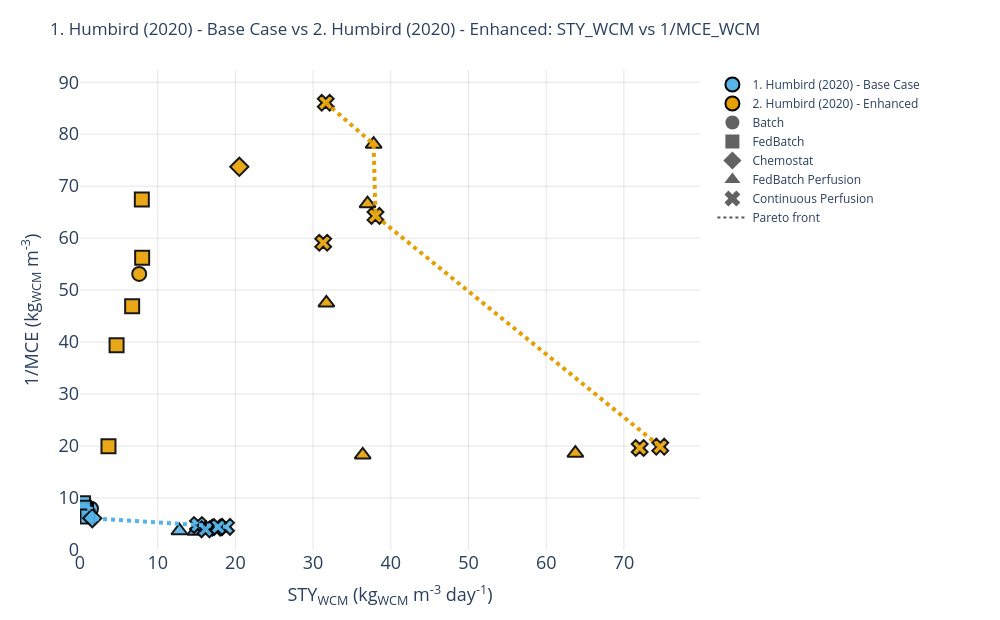

The notebook cell saved with this chart:
### Code cell
# STY_WCM vs 1/MCE (WCM) Pareto Front

MCE_CONFIG = {
    "source_column": "medium_conversion_efficiency_m3_kg_WCM",
    "inverse_column": "inverse_medium_conversion_efficiency_kg_m3_WCM",
    "metric_name": "medium conversion efficiency (WCM)",
    "abbreviation": "MCE_WCM",
    "inverse_label": "1/MCE (kg<sub>WCM</sub> m<sup>-3</sup>)",
    "show_meat_benchmarks": SHOW_MEAT_BENCHMARKS,
}
MCE_OUTPUT_PATH = OUTPUT_DIR / f"pareto_{CAMPAIGN_SLUG}_sty_wcm_vs_inverse_medium_conversion_wcm.svg"

fig_mce, fronts_mce = create_conversion_pareto_figure(points_all, **MCE_CONFIG)
fig_mce.show()
export_figure(fig_mce, MCE_OUTPUT_PATH)

### Figure 1 — Plotly figure (JSON) as saved in the notebook; plotly's stock layout.template omitted (floating-point values rounded to 4 significant figures)
{"data": [{"customdata": [["1. Humbird (2020) - Base Case", "Batch", "batch", 0.1261]], "hovertemplate": "<b>%{customdata[0]}</b><br>Mode: %{customdata[1]}<br>Run: %{customdata[2]}<br>Medium conversion efficiency (wcm): %{customdata[3]:.2f}<br>STY<sub>WCM</sub>: %{x:.2f} kg/m³/day<br>1/MCE_WCM: %{y:.2f}<extra></extra>", "marker": {"color": "#56B4E9", "line": {"color": "black", "width": 2}, "opacity": 0.9, "size": 14, "symbol": "circle"}, "mode": "markers", "showlegend": false, "type": "scatter", "x": [1.414], "y": [7.93]}, {"customdata": [["1. Humbird (2020) - Base Case", "FedBatch", "fedbatch_constant", 0.1297], ["1. Humbird (2020) - Base Case", "FedBatch", "fedbatch_csfr", 0.1112], ["1. Humbird (2020) - Base Case", "FedBatch", "fedbatch_exponential", 0.1302], ["1. Humbird (2020) - Base Case", "FedBatch", "fedbatch_gsp", 0.1228], ["1. Humbird (2020) - Base Case", "FedBatch", "fedbatch_linear", 0.1548]], "hovertemplate": "<b>%{customdata[0]}</b><br>Mode: %{customdata[1]}<br>Run: %{customdata[2]}<br>Medium conversion efficiency (wcm): %{customdata[3]:.2f}<br>STY<sub>WCM</sub>: %{x:.2f} kg/m³/day<br>1/MCE_WCM: %{y:.2f}<extra></extra>", "marker": {"color": "#56B4E9", "line": {"color": "black", "width": 2}, "opacity": 0.9, "size": 14, "symbol": "square"}, "mode": "markers", "showlegend": false, "type": "scatter", "x": [0.7615, 0.3879, 0.7575, 0.5023, 0.9559], "y": [7.711, 8.99, 7.679, 8.146, 6.46]}, {"customdata": [["1. Humbird (2020) - Base Case", "Chemostat", "chemostat", 0.1635]], "hovertemplate": "<b>%{customdata[0]}</b><br>Mode: %{customdata[1]}<br>Run: %{customdata[2]}<br>Medium conversion efficiency (wcm): %{customdata[3]:.2f}<br>STY<sub>WCM</sub>: %{x:.2f} kg/m³/day<br>1/MCE_WCM: %{y:.2f}<extra></extra>", "marker": {"color": "#56B4E9", "line": {"color": "black", "width": 2}, "opacity": 0.9, "size": 14, "symbol": "diamond"}, "mode": "markers", "showlegend": false, "type": "scatter", "x": [1.578], "y": [6.115]}, {"customdata": [["1. Humbird (2020) - Base Case", "FedBatch Perfusion", "cf_constant", 0.2563], ["1. Humbird (2020) - Base Case", "FedBatch Perfusion", "cf_cspr", 0.2444], ["1. Humbird (2020) - Base Case", "FedBatch Perfusion", "cf_gsp", 0.2698], ["1. Humbird (2020) - Base Case", "FedBatch Perfusion", "cf_tbp", 0.2475], ["1. Humbird (2020) - Base Case", "FedBatch Perfusion", "cf_tbs", 0.2763]], "hovertemplate": "<b>%{customdata[0]}</b><br>Mode: %{customdata[1]}<br>Run: %{customdata[2]}<br>Medium conversion efficiency (wcm): %{customdata[3]:.2f}<br>STY<sub>WCM</sub>: %{x:.2f} kg/m³/day<br>1/MCE_WCM: %{y:.2f}<extra></extra>", "marker": {"color": "#56B4E9", "line": {"color": "black", "width": 2}, "opacity": 0.9, "size": 14, "symbol": "triangle-up"}, "mode": "markers", "showlegend": false, "type": "scatter", "x": [15.35, 16.27, 12.79, 15.83, 14.87], "y": [3.901, 4.092, 3.706, 4.04, 3.619]}, {"customdata": [["1. Humbird (2020) - Base Case", "Continuous Perfusion", "cp_constant", 0.2241], ["1. Humbird (2020) - Base Case", "Continuous Perfusion", "cp_cspr", 0.2316], ["1. Humbird (2020) - Base Case", "Continuous Perfusion", "cp_gsp", 0.2078], ["1. Humbird (2020) - Base Case", "Continuous Perfusion", "cp_tbp", 0.2266], ["1. Humbird (2020) - Base Case", "Continuous Perfusion", "cp_tbs", 0.2524]], "hovertemplate": "<b>%{customdata[0]}</b><br>Mode: %{customdata[1]}<br>Run: %{customdata[2]}<br>Medium conversion efficiency (wcm): %{customdata[3]:.2f}<br>STY<sub>WCM</sub>: %{x:.2f} kg/m³/day<br>1/MCE_WCM: %{y:.2f}<extra></extra>", "marker": {"color": "#56B4E9", "line": {"color": "black", "width": 2}, "opacity": 0.9, "size": 14, "symbol": "x"}, "mode": "markers", "showlegend": false, "type": "scatter", "x": [18.79, 17.53, 15.18, 17.76, 16.15], "y": [4.462, 4.318, 4.812, 4.414, 3.962]}, {"hovertemplate": "<b>1. Humbird (2020) - Base Case Pareto front</b><br>STY<sub>WCM</sub>: %{x:.2f} kg/m³/day<br>1/MCE (kg<sub>WCM</sub> m<sup>-3</sup>): %{y:.2f}<extra></extra>", "line": {"color": "#56B4E9", "dash": "dot", "width": 4}, "mode": "lines", "showlegend": false, "type": "scatter", "x": [0.3879, 0.5023, 1.414, 1.578, 15.18, 18.79], "y": [8.99, 8.146, 7.93, 6.115, 4.812, 4.462]}, {"customdata": [["2. Humbird (2020) - Enhanced", "Batch", "batch", 0.01883]], "hovertemplate": "<b>%{customdata[0]}</b><br>Mode: %{customdata[1]}<br>Run: %{customdata[2]}<br>Medium conversion efficiency (wcm): %{customdata[3]:.2f}<br>STY<sub>WCM</sub>: %{x:.2f} kg/m³/day<br>1/MCE_WCM: %{y:.2f}<extra></extra>", "marker": {"color": "#E69F00", "line": {"color": "black", "width": 2}, "opacity": 0.9, "size": 14, "symbol": "circle"}, "mode": "markers", "showlegend": false, "type": "scatter", "x": [7.618], "y": [53.12]}, {"customdata": [["2. Humbird (2020) - Enhanced", "FedBatch", "fedbatch_constant", 0.01483], ["2. Humbird (2020) - Enhanced", "FedBatch", "fedbatch_csfr", 0.0501], ["2. Humbird (2020) - Enhanced", "FedBatch", "fedbatch_exponential", 0.02131], ["2. Humbird (2020) - Enhanced", "FedBatch", "fedbatch_gsp", 0.02539], ["2. Humbird (2020) - Enhanced", "FedBatch", "fedbatch_linear", 0.01778]], "hovertemplate": "<b>%{customdata[0]}</b><br>Mode: %{customdata[1]}<br>Run: %{customdata[2]}<br>Medium conversion efficiency (wcm): %{customdata[3]:.2f}<br>STY<sub>WCM</sub>: %{x:.2f} kg/m³/day<br>1/MCE_WCM: %{y:.2f}<extra></extra>", "marker": {"color": "#E69F00", "line": {"color": "black", "width": 2}, "opacity": 0.9, "size": 14, "symbol": "square"}, "mode": "markers", "showlegend": false, "type": "scatter", "x": [7.957, 3.665, 6.711, 4.707, 8.0], "y": [67.43, 19.96, 46.92, 39.39, 56.23]}, {"customdata": [["2. Humbird (2020) - Enhanced", "Chemostat", "chemostat", 0.01356]], "hovertemplate": "<b>%{customdata[0]}</b><br>Mode: %{customdata[1]}<br>Run: %{customdata[2]}<br>Medium conversion efficiency (wcm): %{customdata[3]:.2f}<br>STY<sub>WCM</sub>: %{x:.2f} kg/m³/day<br>1/MCE_WCM: %{y:.2f}<extra></extra>", "marker": {"color": "#E69F00", "line": {"color": "black", "width": 2}, "opacity": 0.9, "size": 14, "symbol": "diamond"}, "mode": "markers", "showlegend": false, "type": "scatter", "x": [20.5], "y": [73.72]}, {"customdata": [["2. Humbird (2020) - Enhanced", "FedBatch Perfusion", "cf_constant", 0.01281], ["2. Humbird (2020) - Enhanced", "FedBatch Perfusion", "cf_cspr", 0.02104], ["2. Humbird (2020) - Enhanced", "FedBatch Perfusion", "cf_gsp", 0.05369], ["2. Humbird (2020) - Enhanced", "FedBatch Perfusion", "cf_tbp", 0.05465], ["2. Humbird (2020) - Enhanced", "FedBatch Perfusion", "cf_tbs", 0.01501]], "hovertemplate": "<b>%{customdata[0]}</b><br>Mode: %{customdata[1]}<br>Run: %{customdata[2]}<br>Medium conversion efficiency (wcm): %{customdata[3]:.2f}<br>STY<sub>WCM</sub>: %{x:.2f} kg/m³/day<br>1/MCE_WCM: %{y:.2f}<extra></extra>", "marker": {"color": "#E69F00", "line": {"color": "black", "width": 2}, "opacity": 0.9, "size": 14, "symbol": "triangle-up"}, "mode": "markers", "showlegend": false, "type": "scatter", "x": [37.79, 31.71, 63.75, 36.38, 37.0], "y": [78.08, 47.53, 18.62, 18.3, 66.64]}, {"customdata": [["2. Humbird (2020) - Enhanced", "Continuous Perfusion", "cp_constant", 0.01162], ["2. Humbird (2020) - Enhanced", "Continuous Perfusion", "cp_cspr", 0.0503], ["2. Humbird (2020) - Enhanced", "Continuous Perfusion", "cp_gsp", 0.01692], ["2. Humbird (2020) - Enhanced", "Continuous Perfusion", "cp_tbp", 0.05096], ["2. Humbird (2020) - Enhanced", "Continuous Perfusion", "cp_tbs", 0.01556]], "hovertemplate": "<b>%{customdata[0]}</b><br>Mode: %{customdata[1]}<br>Run: %{customdata[2]}<br>Medium conversion efficiency (wcm): %{customdata[3]:.2f}<br>STY<sub>WCM</sub>: %{x:.2f} kg/m³/day<br>1/MCE_WCM: %{y:.2f}<extra></extra>", "marker": {"color": "#E69F00", "line": {"color": "black", "width": 2}, "opacity": 0.9, "size": 14, "symbol": "x"}, "mode": "markers", "showlegend": false, "type": "scatter", "x": [31.63, 74.68, 31.3, 72.03, 38.03], "y": [86.05, 19.88, 59.11, 19.62, 64.27]}, {"hovertemplate": "<b>2. Humbird (2020) - Enhanced Pareto front</b><br>STY<sub>WCM</sub>: %{x:.2f} kg/m³/day<br>1/MCE (kg<sub>WCM</sub> m<sup>-3</sup>): %{y:.2f}<extra></extra>", "line": {"color": "#E69F00", "dash": "dot", "width": 4}, "mode": "lines", "showlegend": false, "type": "scatter", "x": [31.63, 37.79, 38.03, 74.68], "y": [86.05, 78.08, 64.27, 19.88]}, {"hoverinfo": "skip", "marker": {"color": "#56B4E9", "line": {"color": "black", "width": 2}, "size": 14, "symbol": "circle"}, "mode": "markers", "name": "1. Humbird (2020) - Base Case", "showlegend": true, "type": "scatter", "x": [null], "y": [null]}, {"hoverinfo": "skip", "marker": {"color": "#E69F00", "line": {"color": "black", "width": 2}, "size": 14, "symbol": "circle"}, "mode": "markers", "name": "2. Humbird (2020) - Enhanced", "showlegend": true, "type": "scatter", "x": [null], "y": [null]}, {"hoverinfo": "skip", "marker": {"color": "rgba(90,90,90,0.95)", "size": 14, "symbol": "circle"}, "mode": "markers", "name": "Batch", "showlegend": true, "type": "scatter", "x": [null], "y": [null]}, {"hoverinfo": "skip", "marker": {"color": "rgba(90,90,90,0.95)", "size": 14, "symbol": "square"}, "mode": "markers", "name": "FedBatch", "showlegend": true, "type": "scatter", "x": [null], "y": [null]}, {"hoverinfo": "skip", "marker": {"color": "rgba(90,90,90,0.95)", "size": 14, "symbol": "diamond"}, "mode": "markers", "name": "Chemostat", "showlegend": true, "type": "scatter", "x": [null], "y": [null]}, {"hoverinfo": "skip", "marker": {"color": "rgba(90,90,90,0.95)", "size": 14, "symbol": "triangle-up"}, "mode": "markers", "name": "FedBatch Perfusion", "showlegend": true, "type": "scatter", "x": [null], "y": [null]}, {"hoverinfo": "skip", "marker": {"color": "rgba(90,90,90,0.95)", "size": 14, "symbol": "x"}, "mode": "markers", "name": "Continuous Perfusion", "showlegend": true, "type": "scatter", "x": [null], "y": [null]}, {"hoverinfo": "skip", "line": {"color": "rgba(80,80,80,0.95)", "dash": "dot", "width": 2}, "mode": "lines", "name": "Pareto front", "showlegend": true, "type": "scatter", "x": [null, null], "y": [null, null]}], "layout": {"height": 620, "legend": {"orientation": "v", "x": 1.02, "xanchor": "left", "y": 1, "yanchor": "top"}, "margin": {"b": 70, "l": 80, "r": 300, "t": 70}, "title": {"text": "1. Humbird (2020) - Base Case vs 2. Humbird (2020) - Enhanced: STY_WCM vs 1/MCE_WCM"}, "width": 1000, "xaxis": {"gridcolor": "rgba(0,0,0,0.10)", "rangemode": "tozero", "showgrid": true, "tickfont": {"size": 18}, "title": {"font": {"size": 18}, "text": "STY<sub>WCM</sub> (kg<sub>WCM</sub> m<sup>-3</sup> day<sup>-1</sup>)"}, "zeroline": false}, "yaxis": {"gridcolor": "rgba(0,0,0,0.10)", "rangemode": "tozero", "showgrid": true, "tickfont": {"size": 18}, "title": {"font": {"size": 18}, "text": "1/MCE (kg<sub>WCM</sub> m<sup>-3</sup>)"}, "zeroline": false}}}
